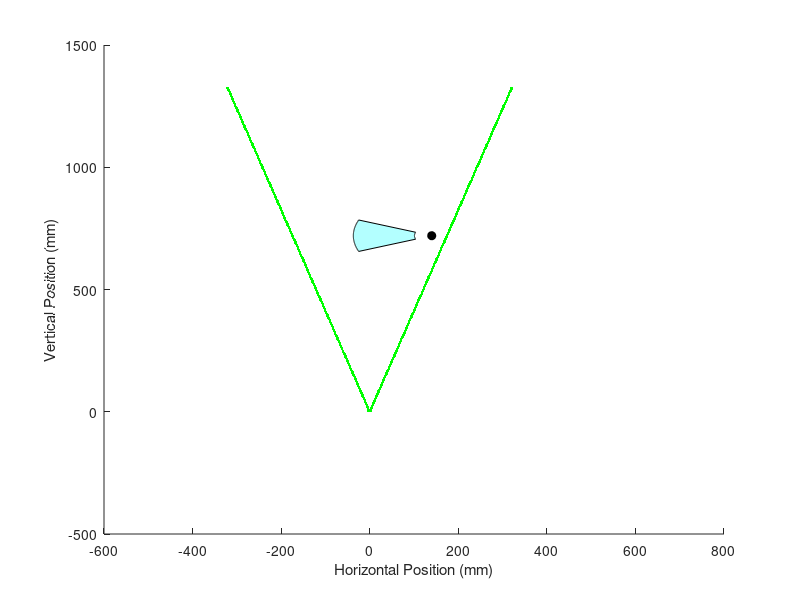

Source code (MATLAB): (Note: this script raises an error after producing the figure.)
clear
close all

% Initial plot of single radial gaussian distribution
% I0 = 1; % normalized units
% bw = 4; % mm
% r = linspace(-2*bw,2*bw,200);
% I = I0 * exp((-2*r.^2) / bw^2);
% 
% figure
% plot(r, I, LineWidth=2)
% xlabel("Radial distance")
% ylabel("Intensity")
% set(gca, FontSize=14)

% Plot heatmap for energy intensity in FOV
clear

color_lim = 0.25;
I0 = 1; % normalized units
% bw = 3.427; % mm, reported as 1/4 inch (6.35 mm) but effective diameter 86.5% listed in test at 3.4 mm
bw = 3.875;
% bw = 5;Is t
L = 400; % mm, vertical length of FOV
W = 400; % mm, horizontal width of FOV
L_cal = 500;
W_cal = 310;
wt_dim = 1200; % mm, wind tunnel is 1.2 x 1.2 m
% vert_off = (14 + 7)*10; % mm, vertical offset of laser mirrors above wind tunnel

vert_off = (11 + 1)*10; % mm, vertical offset of lens above wind tunnel
d = ((wt_dim - L) / 2) + vert_off; % mm, vertical distance from focal point of cylindrical
                                    % lens to top of FOV
d_cal = ((wt_dim - L_cal) / 2) + vert_off; % mm, vertical distance from focal point of cylindrical
h_off = W*0.35; % mm, horizontal offset of wind tunnel
% z = linspace(d,d+L,200);
hor_num = 1000;
vert_num = 1000;

% ----------------------------------------------------------------------
% -------------------Annular section swept by wing----------------------
% ----------------------------------------------------------------------

w_r = 39; % mm
w_L = 177; % mm
phi = 21.3; % deg

p_y = d + L/2;
p_x = h_off;
% Parameters
pivot = [p_x, p_y];            % pivot point (not on the line)
line_p1 = [p_x + w_r, p_y];          % line endpoint 1
line_p2 = [p_x + w_L, p_y];          % line endpoint 2

% Radii of the two endpoints
r1 = norm(line_p1 - pivot);
r2 = norm(line_p2 - pivot);

% Sample angles
theta = linspace(-phi, phi, 200);

% Arc coordinates
x_outer = pivot(1) - r1*cosd(theta);
y_outer = pivot(2) - r1*sind(theta);

x_inner = pivot(1) - r2*cosd(theta);
y_inner = pivot(2) - r2*sind(theta);

% Build annular sector polygon
x_ring = [x_inner, fliplr(x_outer)];
y_ring = [y_inner, fliplr(y_outer)];

% ----------------------------------------------------------------------

t = 2; % thickness of laser beam edge on plot (not physical)
% fl = 3.91; % mm, a concave lens so this number is actually negative
% bfl_vals = 100; % mm
% bfl_vals = [5.2, 5.3, 7.1, 7.7, 9.0, 11.0, 14.0, 15.0 16.3, 20.3, 21.3, 23.5, 26.2, 26.7];
bfl_vals = 8; % mm
% bfl_vals = 20.3; % mm
% back focal length (mechanical) different from effective focal length
% (optical), "A mechanical measurement given as the distance between the
% last surface of an optical lens to its image plane."
P = 10; % W, roughly

if (~isscalar(bfl_vals))
    med_int_vals = zeros(size(bfl_vals));
end

for j = 1:length(bfl_vals)
bfl = bfl_vals(j);

z = linspace(0,wt_dim + vert_off + bfl,vert_num);
theta = atan(bw / (2 * bfl));
int_grid = zeros(hor_num,length(z));
laser_grid = zeros(hor_num,length(z));
for i = 1:length(z)
    cur_w = 2 * z(i) * tan(theta);
    % r = linspace(-W/2,W/2,200);
    % radial/width array for laser beam intensity calculation
    w_r = linspace(-wt_dim/2  + h_off, wt_dim/2 + h_off,hor_num);
    % I0 = (2 * P) / (pi * (cur_w / 10)^2); % only true for cone
    A = pi * (bw / 10) * ((cur_w / 2) / 10);
    I0 = P / A;
    I = I0 * exp((-2*w_r.^2) / cur_w^2);

    % Store as a column
    int_grid(i,:) = I(:);

    if (z(i) < bfl) % preserve laser as beam before lens
        [M, ind_left] = min(abs(w_r + bw/2));
        [M, ind_right] = min(abs(w_r - bw/2));
    else % find location where beam width ends
        [M, ind_left] = min(abs(w_r + cur_w/2));
        [M, ind_right] = min(abs(w_r - cur_w/2));
    end

    try % give laser some apparent thickness on the plot so it can be seen more clearly
    laser_grid(i, ind_left-t:ind_left+t) = 1;
    laser_grid(i, ind_right-t:ind_right+t) = 1;
    catch % when thickness hits border of plot, plot original unthickened line
    laser_grid(i, ind_left) = 1;
    laser_grid(i, ind_right) = 1;
    end

    % if (mod(i,50) == 0)
    %     figure
    %     plot(r, I, LineWidth=2)
    %     xlabel("Radial distance")
    %     ylabel("Intensity")
    %     set(gca, FontSize=14)
    % end
end
if (~isscalar(bfl_vals))
median_intensity = median(int_grid(z > d+bfl & z < (d+bfl+L),w_r > -W/2 & w_r < W/2),"all");
med_int_vals(j) = round(median_intensity,3);
end
end

if (isscalar(bfl_vals))
bfl = bfl_vals;

% [left bottom width height]
FOV_pos = [-W/2 d + bfl W L];
Cal_pos = [-W/2 + (W - W_cal)/2 d_cal + bfl W_cal L_cal];
PIV_w = 300;
PIV_L = 400;
PIV_x = -W/2 + (W - W_cal)/2 + (W_cal - PIV_w)/2;
PIV_y = d_cal + bfl + (L_cal - PIV_L)/2;
PIV_pos = [PIV_x PIV_y PIV_w PIV_L];
wind_tunnel_pos = [-wt_dim/2 + h_off bfl + vert_off wt_dim wt_dim];

% ----------------------------------------------------------------------
% ----------Laser Beam Border in Wind Tunnel Section Plot---------------
% ----------------------------------------------------------------------

figure
hold on
imagesc(w_r, z, laser_grid)
n = 256;  % number of steps
cmap = [linspace(1,0,n)', linspace(1,1,n)', linspace(1,0,n)'];  
colormap(cmap);

% Plot annular region swept by wing
fill(x_ring, y_ring, 'c', 'FaceAlpha', 0.3, 'EdgeColor', 'k');
plot(pivot(1), pivot(2), 'ko', 'MarkerFaceColor', 'k'); % pivot

xlabel('Horizontal Position (mm)')
ylabel('Vertical Position (mm)')
set(gca, FontSize=14)
set(gca,'YDir','reverse')
axis equal
xlim([-wt_dim/2 + h_off wt_dim/2 + h_off])
ylim([0 wt_dim + vert_off])
% xlim([-4 4])
% ylim([0 8])
% xlim([-4 4])
% ylim([-8 8])
title('Border of Laser Beam')

% FOV rectangle
rectangle('Position', FOV_pos, 'EdgeColor', 'k', 'LineWidth', 2)

% Wind tunnel rectangle
rectangle('Position', wind_tunnel_pos, 'EdgeColor', 'k', 'LineWidth', 1)

% ----------------------------------------------------------------------
% ------------Field of View in Wind Tunnel Section Plot-----------------
% ----------------------------------------------------------------------

figure
hold on
imagesc(w_r, z, int_grid)
cb = colorbar;
% clim([0 color_lim])

% Define custom 2-color colormap:
% - first color: white (for values below cutoff)
% - second color: yellow (for values above cutoff)
colormap([1 1 1; 1 1 0]);
% Set color limits so that values <= cutoff map to first color,
% and values >= cutoff map to second color
clim([color_lim-0.001, color_lim+0.001]); 

datacursormode on

% Plot annular region swept by wing
fill(x_ring, y_ring, 'c', 'FaceAlpha', 0.3, 'EdgeColor', 'k');
plot(pivot(1), pivot(2), 'ko', 'MarkerFaceColor', 'k'); % pivot

% FOV rectangle
rectangle('Position', FOV_pos, 'EdgeColor', 'k', 'LineWidth', 2)

% Calibration target rectangle
rectangle('Position', Cal_pos, 'EdgeColor', '#4f4f4f', 'LineWidth', 2)

% Wind tunnel rectangle
rectangle('Position', wind_tunnel_pos, 'EdgeColor', 'k', 'LineWidth', 1)

ylabel(cb,'W / cm^2','FontSize',16,'Rotation',270)
xlabel('Horizontal Position (mm)')
ylabel('Vertical Position (mm)')
set(gca, FontSize=14)
set(gca,'YDir','reverse')
axis equal
xlim([-wt_dim/2 + h_off wt_dim/2 + h_off])
ylim([0 wt_dim + vert_off])
title('Light Intensity in Wind Tunnel')

% ----------------------------------------------------------------------
% ------------------------Field of View in PIV Plot---------------------
% ----------------------------------------------------------------------

figure
hold on

datacursormode on

% Calibration target rectangle
rectangle('Position', PIV_pos, 'FaceColor', 'green',...
          'EdgeColor', 'none','FaceAlpha', 0.5)

% Plot annular region swept by wing
plot([x_ring x_ring(1)], [y_ring y_ring(1)], 'k', 'LineWidth', 1.5);
plot(pivot(1), pivot(2), 'ko', 'MarkerFaceColor', 'k'); % pivot

x_ring_mirror = 2*pivot(1) - x_ring;  % reflect across pivot x

plot([x_ring_mirror x_ring_mirror(1)], [y_ring y_ring(1)], 'k', 'LineWidth', 1.5);
plot(pivot(1), pivot(2), 'ko', 'MarkerFaceColor', 'k'); % pivot

% Wind tunnel rectangle
rectangle('Position', wind_tunnel_pos, 'EdgeColor', 'k', 'LineWidth', 3)

ylabel(cb,'W / cm^2','FontSize',16,'Rotation',270)
xlabel('Horizontal Position (mm)')
ylabel('Vertical Position (mm)')
set(gca, FontSize=14)
set(gca,'YDir','reverse')
axis equal
padding = 100;
xlim([-wt_dim/2 + h_off - padding wt_dim/2 + h_off + padding])
ylim([vert_off - padding wt_dim + vert_off + padding])
set(gca, 'XDir', 'reverse'); % flip axis since PIV is from behind
title('Light Intensity in Wind Tunnel')

% ----------------------------------------------------------------------
% --------------------------Field of View Plot--------------------------
% ----------------------------------------------------------------------

figure
hold on
imagesc(w_r(w_r > -W/2 & w_r < W/2), z(z > d+bfl & z < (d+bfl+L)), int_grid(z > d+bfl & z < (d+bfl+L),w_r > -W/2 & w_r < W/2))
cb = colorbar;
clim([0 color_lim])
datacursormode on

% FOV rectangle
rectangle('Position', FOV_pos, 'EdgeColor', 'k', 'LineWidth', 2)

ylabel(cb,'W / cm^2','FontSize',16,'Rotation',270)
xlabel('Horizontal Position (mm)')
ylabel('Vertical Position (mm)')
set(gca, FontSize=14)
set(gca,'YDir','reverse')
axis equal
xlim([-W/2 W/2])
ylim([d+bfl d+bfl+L])
title('Light Intensity in Field of View')

disp("Back focal length: " + bfl + " mm")

mean_intensity = mean(int_grid(z > d+bfl & z < (d+bfl+L),w_r > -W/2 & w_r < W/2),"all");
disp("The average intensity in the FOV is: " + round(mean_intensity,3) + " W/cm^2")

median_intensity = median(int_grid(z > d+bfl & z < (d+bfl+L),w_r > -W/2 & w_r < W/2),"all");
disp("The median intensity in the FOV is: " + round(median_intensity,3) + " W/cm^2")

min_intensity = min(int_grid(z > d+bfl & z < (d+bfl+L),w_r > -W/2 & w_r < W/2),[],"all");
disp("The minimum intensity in the FOV is: " + round(min_intensity,3) + " W/cm^2")

else
    [M, I] = max(med_int_vals);
    disp("Highest median intensity is " + M + " W/cm^2, for BFL = " + bfl_vals(I))
end
